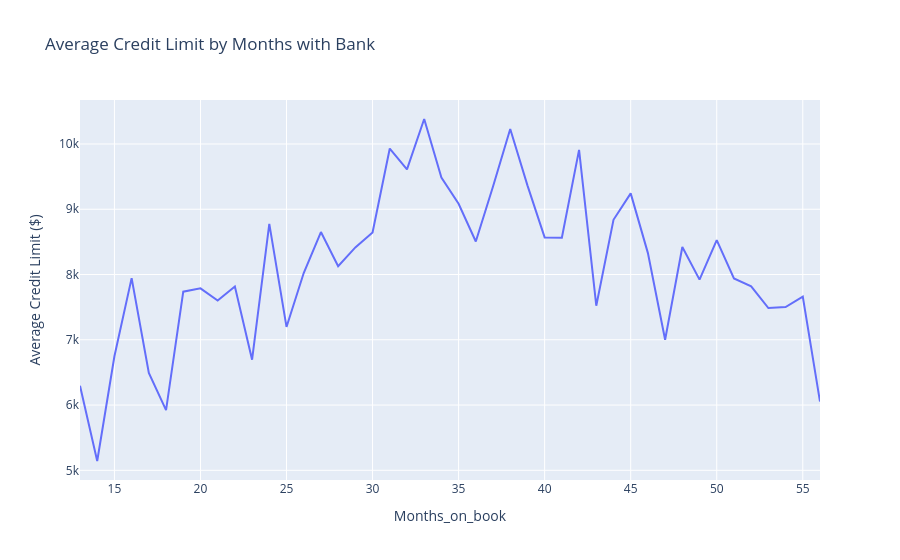

Write notebook code for a chart like this one.
### Markdown cell above
I also went on to crete a line graph to test if the average credit limit increases as a customers time with the bank increases. By grouping the data and taking a mean, i will be able to see a general trend without every individual value making the clearer and easy to interpretate.

### Code cell
average_credit = df_clean.groupby('Months_on_book')['Credit_Limit'].mean().round(2)

fig = px.line(
    average_credit,
    x=average_credit.index,
    y=average_credit.values,
    title='Average Credit Limit by Months with Bank',
    labels={
        'x': 'Months with Bank',
        'y': 'Average Credit Limit ($)'
    },
)
fig.show()

### Figure 1 — Plotly figure (JSON) as saved in the notebook; plotly's stock layout.template omitted (floating-point values rounded to 4 significant figures)
{"data": [{"hovertemplate": "Months_on_book=%{x}<br>Average Credit Limit ($)=%{y}<extra></extra>", "legendgroup": "", "line": {"color": "#636efa", "dash": "solid"}, "marker": {"symbol": "circle"}, "mode": "lines", "name": "", "orientation": "v", "showlegend": false, "type": "scatter", "x": [13, 14, 15, 16, 17, 18, 19, 20, 21, 22, 23, 24, 25, 26, 27, 28, 29, 30, 31, 32, 33, 34, 35, 36, 37, 38, 39, 40, 41, 42, 43, 44, 45, 46, 47, 48, 49, 50, 51, 52, 53, 54, 55, 56], "xaxis": "x", "y": [6296.0, 5143.0, 6747.0, 7944.0, 6493.0, 5922.0, 7737.0, 7788.0, 7602.0, 7817.0, 6695.0, 8775.0, 7197.0, 8022.0, 8651.0, 8127.0, 8416.0, 8644.0, 9931.0, 9611.0, 10380.0, 9486.0, 9084.0, 8506.0, 9350.0, 10230.0, 9366.0, 8568.0, 8563.0, 9911.0, 7522.0, 8838.0, 9243.0, 8328.0, 7000.0, 8422.0, 7922.0, 8527, 7940.0, 7819.0, 7486.0, 7502.0, 7662.0, 6052.0], "yaxis": "y"}], "layout": {"legend": {"tracegroupgap": 0}, "title": {"text": "Average Credit Limit by Months with Bank"}, "xaxis": {"anchor": "y", "domain": [0, 1], "title": {"text": "Months_on_book"}}, "yaxis": {"anchor": "x", "domain": [0, 1], "title": {"text": "Average Credit Limit ($)"}}}}
